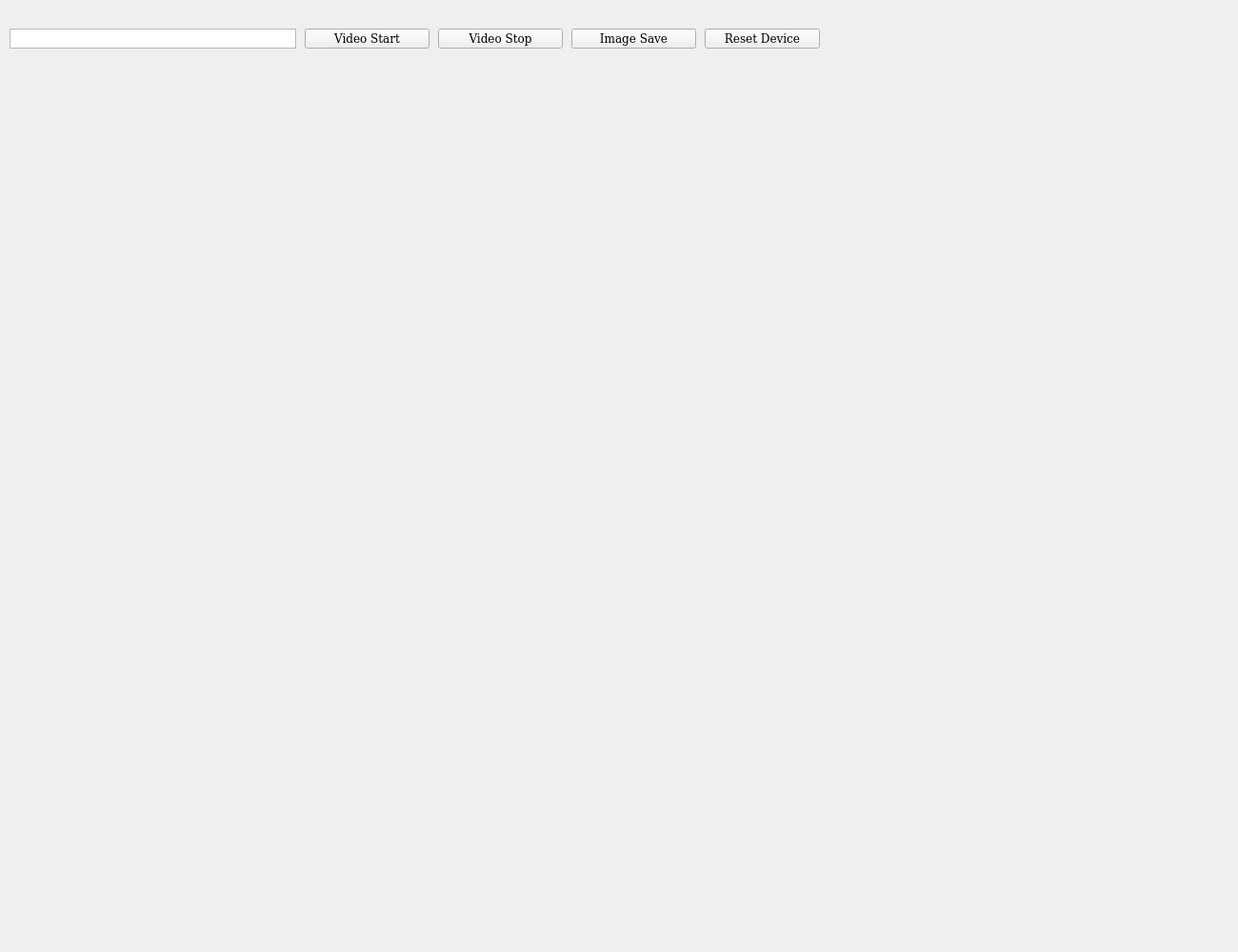
<?xml version="1.0" encoding="UTF-8"?>
<ui version="4.0">
 <class>ControlCenter</class>
 <widget class="QWidget" name="ControlCenter">
  <property name="windowModality">
   <enum>Qt::NonModal</enum>
  </property>
  <property name="geometry">
   <rect>
    <x>0</x>
    <y>0</y>
    <width>1300</width>
    <height>1000</height>
   </rect>
  </property>
  <property name="sizePolicy">
   <sizepolicy hsizetype="Fixed" vsizetype="Fixed">
    <horstretch>0</horstretch>
    <verstretch>0</verstretch>
   </sizepolicy>
  </property>
  <property name="minimumSize">
   <size>
    <width>1300</width>
    <height>1000</height>
   </size>
  </property>
  <property name="maximumSize">
   <size>
    <width>1300</width>
    <height>1000</height>
   </size>
  </property>
  <property name="font">
   <font>
    <family>DejaVu Serif</family>
   </font>
  </property>
  <property name="windowTitle">
   <string>CyUSB Suite for Linux</string>
  </property>
  <property name="windowIcon">
   <iconset>
    <normaloff>cypress.png</normaloff>
    <normalon>cypress.png</normalon>cypress.png</iconset>
  </property>
  <widget class="QListWidget" name="listWidget">
   <property name="geometry">
    <rect>
     <x>10</x>
     <y>30</y>
     <width>301</width>
     <height>21</height>
    </rect>
   </property>
  </widget>
  <widget class="QPushButton" name="pb_reset">
   <property name="geometry">
    <rect>
     <x>740</x>
     <y>30</y>
     <width>121</width>
     <height>21</height>
    </rect>
   </property>
   <property name="text">
    <string>Reset Device</string>
   </property>
  </widget>
  <widget class="QLabel" name="label_image">
   <property name="geometry">
    <rect>
     <x>10</x>
     <y>60</y>
     <width>1281</width>
     <height>931</height>
    </rect>
   </property>
   <property name="text">
    <string/>
   </property>
  </widget>
  <widget class="QPushButton" name="pb_start">
   <property name="geometry">
    <rect>
     <x>320</x>
     <y>30</y>
     <width>131</width>
     <height>21</height>
    </rect>
   </property>
   <property name="text">
    <string>Video Start</string>
   </property>
   <property name="autoRepeat">
    <bool>true</bool>
   </property>
  </widget>
  <widget class="QPushButton" name="pb_stop">
   <property name="geometry">
    <rect>
     <x>460</x>
     <y>30</y>
     <width>131</width>
     <height>21</height>
    </rect>
   </property>
   <property name="text">
    <string>Video Stop</string>
   </property>
   <property name="autoRepeat">
    <bool>true</bool>
   </property>
  </widget>
  <widget class="QPushButton" name="pb_imgSave">
   <property name="geometry">
    <rect>
     <x>600</x>
     <y>30</y>
     <width>131</width>
     <height>21</height>
    </rect>
   </property>
   <property name="text">
    <string>Image Save</string>
   </property>
   <property name="autoRepeat">
    <bool>true</bool>
   </property>
  </widget>
 </widget>
 <tabstops>
  <tabstop>listWidget</tabstop>
  <tabstop>pb_reset</tabstop>
 </tabstops>
 <resources/>
 <connections/>
</ui>
